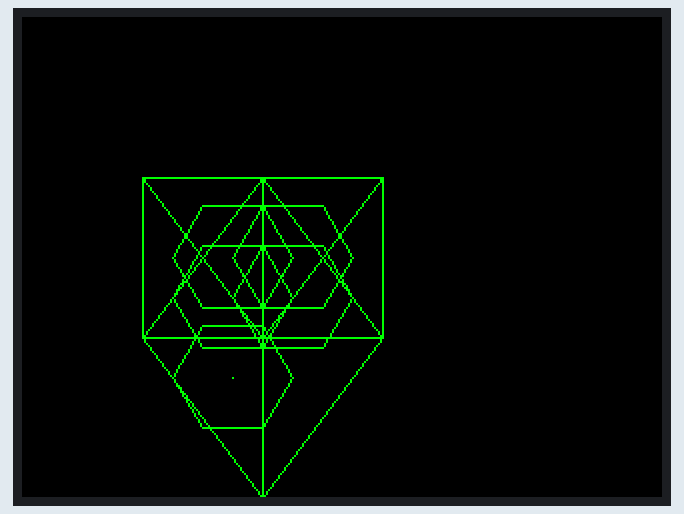
A sketch run on a simulated ESP32. On the bench: 320×240 colour display.

Above: at 0.49 s.
At 5.6 s:
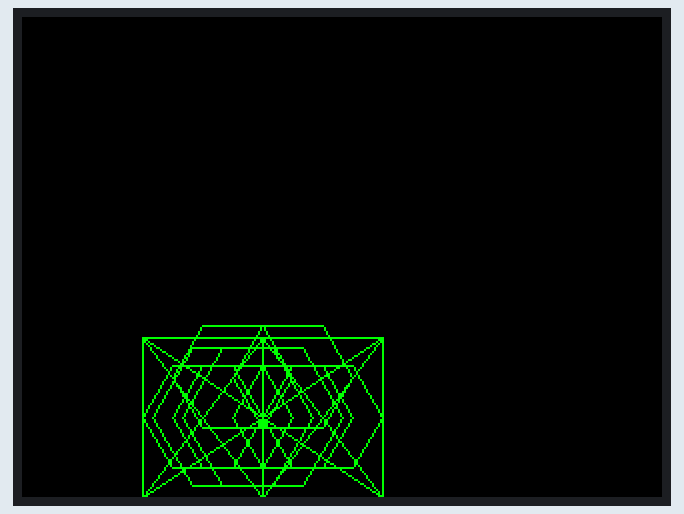
At 10.0 s:
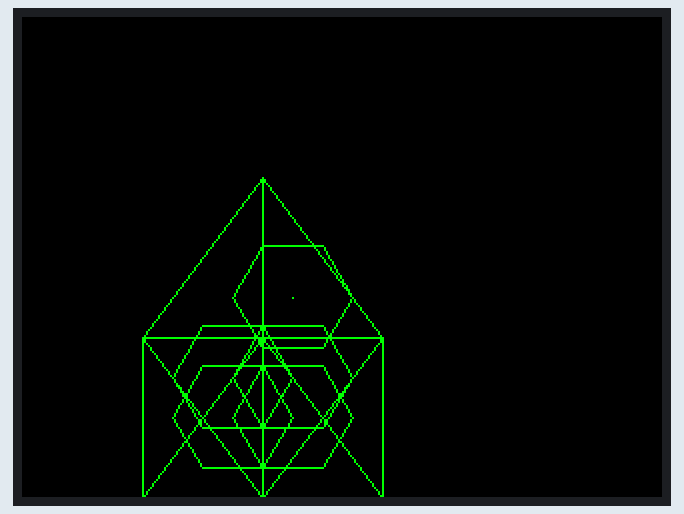
At 13.8 s:
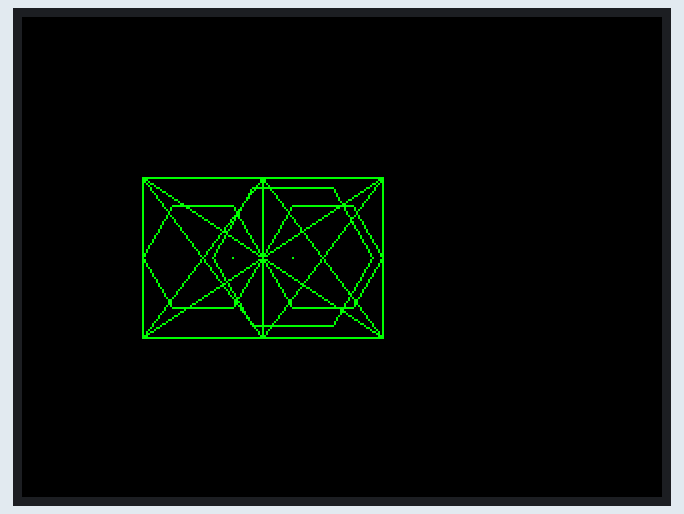
At 24.1 s:
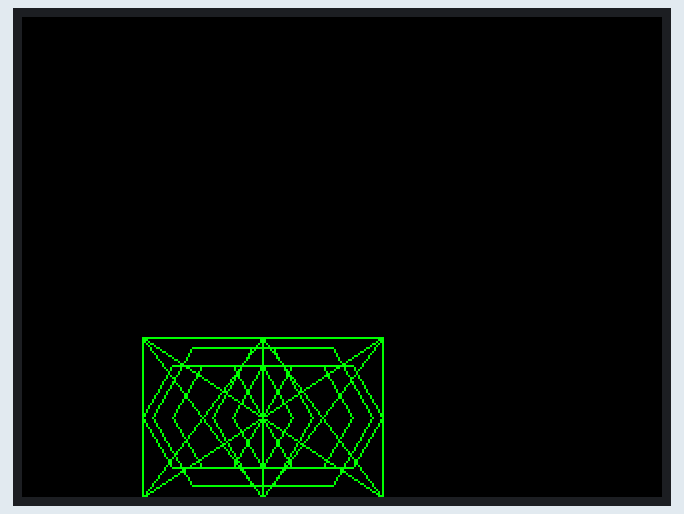
At 38.0 s:
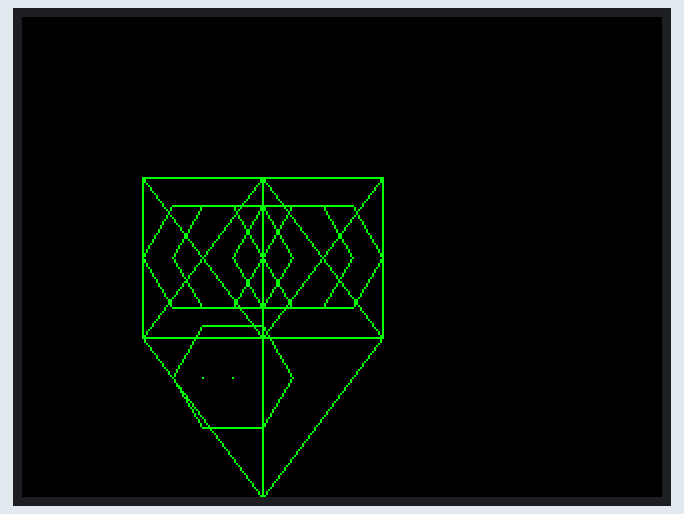

The sketch:

anishapes5.ino
```cpp
#include <TFT_eSPI.h>  // Include TFT_eSPI library
#include <math.h>      // For sin, cos functions

TFT_eSPI tft = TFT_eSPI(); // Create TFT instance

// Screen dimensions
#define SCREEN_WIDTH  240
#define SCREEN_HEIGHT 320

// Parameters for animation
float a = 3.0, b = 2.0;     // Lissajous curve coefficients
int maxResolution = 10;     // Maximum tessellation resolution
float perturbationAmplitude = 0.3; // Amplitude of perturbations
float time = 0.0;           // Animation time step

// Function to compute a perturbed Lissajous surface point
void computePerturbedLissajous(float u, float v, float &x, float &y) {
  // Base Lissajous curve
  x = sin(a * u + time) + perturbationAmplitude * sin(5 * u + time) +
      perturbationAmplitude * 0.5 * cos(3 * v - time);
  y = cos(b * v - time) + perturbationAmplitude * sin(4 * v - time) +
      perturbationAmplitude * 0.5 * cos(6 * u + time);
}

// Map coordinates to the screen with proper scaling
void mapToScreen(float x, float y, float &screenX, float &screenY) {
  screenX = map(x, -2.0, 2.0, 0, SCREEN_WIDTH);
  screenY = map(y, -2.0, 2.0, 0, SCREEN_HEIGHT);
}

// Draw a triangle
void drawTriangle(float x1, float y1, float x2, float y2, float x3, float y3, uint16_t color) {
  tft.drawLine(x1, y1, x2, y2, color);
  tft.drawLine(x2, y2, x3, y3, color);
  tft.drawLine(x3, y3, x1, y1, color);
}

// Draw a rectangle
void drawRectangle(float x1, float y1, float x2, float y2, float x3, float y3, float x4, float y4, uint16_t color) {
  tft.drawLine(x1, y1, x2, y2, color);
  tft.drawLine(x2, y2, x3, y3, color);
  tft.drawLine(x3, y3, x4, y4, color);
  tft.drawLine(x4, y4, x1, y1, color);
}

// Draw a hexagon
void drawHexagon(float cx, float cy, float radius, uint16_t color) {
  for (int i = 0; i < 6; i++) {
    float angle1 = i * 60 * DEG_TO_RAD;
    float angle2 = (i + 1) * 60 * DEG_TO_RAD;
    float x1 = cx + radius * cos(angle1);
    float y1 = cy + radius * sin(angle1);
    float x2 = cx + radius * cos(angle2);
    float y2 = cy + radius * sin(angle2);
    tft.drawLine(x1, y1, x2, y2, color);
  }
}

// Tessellate the surface dynamically
void tessellateSurface(int resolution, uint16_t color) {
  float du = TWO_PI / resolution;
  float dv = TWO_PI / resolution;

  for (int i = 0; i < resolution; i++) {
    for (int j = 0; j < resolution; j++) {
      // Compute (u, v) for the current grid cell
      float u1 = i * du, v1 = j * dv;
      float u2 = (i + 1) * du, v2 = v1;
      float u3 = u1, v3 = (j + 1) * dv;
      float u4 = u2, v4 = v3;

      // Compute screen coordinates for the vertices
      float x1, y1, x2, y2, x3, y3, x4, y4;
      computePerturbedLissajous(u1, v1, x1, y1);
      computePerturbedLissajous(u2, v2, x2, y2);
      computePerturbedLissajous(u3, v3, x3, y3);
      computePerturbedLissajous(u4, v4, x4, y4);

      mapToScreen(x1, y1, x1, y1);
      mapToScreen(x2, y2, x2, y2);
      mapToScreen(x3, y3, x3, y3);
      mapToScreen(x4, y4, x4, y4);

      // Alternate shapes dynamically
      if ((i + j + (int)time) % 3 == 0) {
        drawTriangle(x1, y1, x2, y2, x3, y3, color);
      } else if ((i + j + (int)time) % 3 == 1) {
        drawRectangle(x1, y1, x2, y2, x4, y4, x3, y3, color);
      } else {
        float cx = (x1 + x2 + x3 + x4) / 4;
        float cy = (y1 + y2 + y3 + y4) / 4;
        float radius = min(abs(x2 - x1), abs(y3 - y1)) / 2;
        drawHexagon(cx, cy, radius, color);
      }
    }
  }
}

// Setup
void setup() {
  tft.init();
  tft.setRotation(1);
  tft.fillScreen(TFT_BLACK);
}

// Loop for animation
void loop() {
  tft.fillScreen(TFT_BLACK); // Clear screen

  // Update animation parameters
  time += 0.05;
  perturbationAmplitude = 0.3 + 0.1 * sin(time); // Vary perturbation amplitude over time

  // Illustrate cofibration by layering tessellations
  for (int resolution = 4; resolution <= maxResolution; resolution += 2) {
    uint16_t color = (resolution % 2 == 0) ? TFT_GREEN : TFT_BLUE;
    tessellateSurface(resolution, color);
  }

  delay(50); // Animation speed
}
```

Measured:
- what the display in image 1 shows lasts 0.6 s, from 5.6 s to 6.2 s
- what the display in image 2 shows lasts 0.6 s, from 10.0 s to 10.6 s
- what the display in image 3 shows lasts 0.8 s, from 13.7 s to 14.5 s
- what the display in image 5 shows lasts 1.0 s, from 37.9 s to 38.9 s
